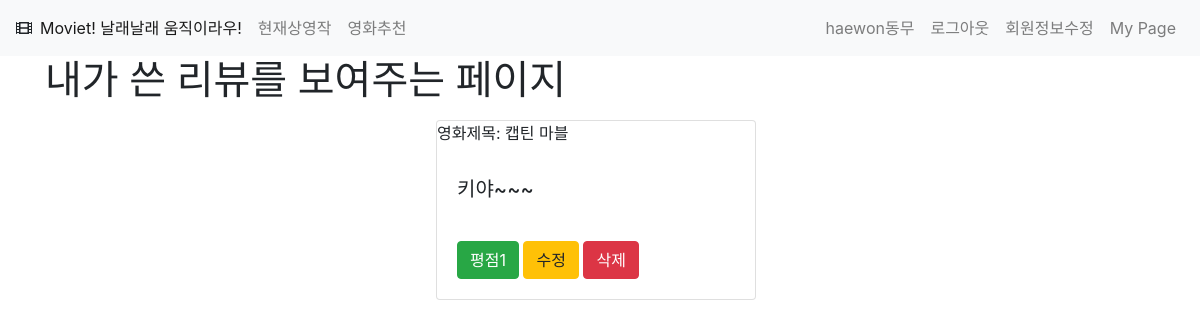
The page /accounts/mypage/ (signed in) on the database its author committed.
### accounts/models.py (models this page shows)
class User(AbstractUser):
    followers = models.ManyToManyField(settings.AUTH_USER_MODEL, related_name="followings")

### movies/models.py (models this page shows, shortened)
class Rating(models.Model):
    comment = models.CharField(max_length=200)
    score = models.IntegerField(default=0)
    user = models.ForeignKey(settings.AUTH_USER_MODEL, on_delete = models.CASCADE)
    movie = models.ForeignKey(Movie, on_delete = models.CASCADE)

class Movie(models.Model):
    user_Rating = models.FloatField(default=0)
    title = models.CharField(max_length=150, default='')
    genre = models.ManyToManyField(Genre, related_name = "movies", blank=True)
    director = models.CharField(max_length=200, default='')
    naver_link = models.TextField(default='')
    image =models.TextField(default='')

### accounts/views.py (the view)
# urls.py: path('mypage/', views.mypage, name="mypage"),
def mypage(request):
    ratings = Rating.objects.filter(user=request.user)
    return render(request, 'accounts/mypage.html', {'ratings':ratings})

### accounts/templates/accounts/mypage.html
{% extends 'base.html' %}
{% load bootstrap4 %}
{% block body %}
    <h1>내가 쓴 리뷰를 보여주는 페이지</h1>
    <div class="row justify-content-center">
      {% for rating in ratings %}
       <div class="card mt-2 mr-2" style="width: 20rem;">
          <div class="card-title">영화제목: {{ rating.movie.title }}</div>
          <div class="card-body">
            <h5 class="card-text">{{ rating.comment }}</h5>
          </div>
          <div class="card-body">
            <button class="btn btn-success">평점{{rating.score}}</button>
            <a href={% url 'movies:update_rating' rating.movie.id rating.id %} class="btn btn-warning">수정</a>
            <a href={% url 'movies:delete_rating' rating.movie.id rating.id %} class="btn btn-danger">삭제</a>
          </div>
        </div>
      {% endfor %}
    </div>
{% endblock %}

### templates/nav.html
<nav class="navbar navbar-expand-lg navbar-light bg-light">
  <i class="fas fa-film"></i>
  <div class="collapse navbar-collapse" id="navbarNav">
    <ul class="navbar-nav">
      <li class="nav-item active">
        <a class="nav-link" href="{% url 'movies:list' %}">Moviet! 날래날래 움직이라우!</a>
      </li>
       <li class="nav-item">
        <a class="nav-link" href="{% url 'movies:current' %}">현재상영작</a>
      </li>
      <li class="nav-item">
        <a class="nav-link" href="{% url 'movies:recommend' %}">영화추천</a>
      </li>
    </ul>
  </div>
  <div class="collapse navbar-collapse" id="navbarNav">
    <ul class="navbar-nav ml-auto">
      {% if not user.is_authenticated %}
        <li class="nav-item">
          <a class="nav-link" href="{% url 'accounts:login' %}">로그인</a>
        </li>
        <li class="nav-item">
          <a class="nav-link" href="{% url 'accounts:signup' %}">회원가입</a>
        </li>
      {% else %}
      <li class="nav-item">
        <a class="nav-link">{{ user.username }}동무 </a>
      </li>
      <li class="nav-item">
        <a class="nav-link" href="{% url 'accounts:logout' %}">로그아웃</a>
      </li>
      <li class="nav-item">
        <a class="nav-link" href="{% url 'accounts:update' %}">회원정보수정</a>
      </li>
      <li class="nav-item">
        <a class="nav-link" href="{% url 'accounts:mypage' %}">My Page</a>
      </li>
      {% endif %}
    </ul>
  </div>
</nav>

### rows shown on the page
User: username "haewon"
Rating: movie "캡틴 마블", comment "키야~~~", score "1"
